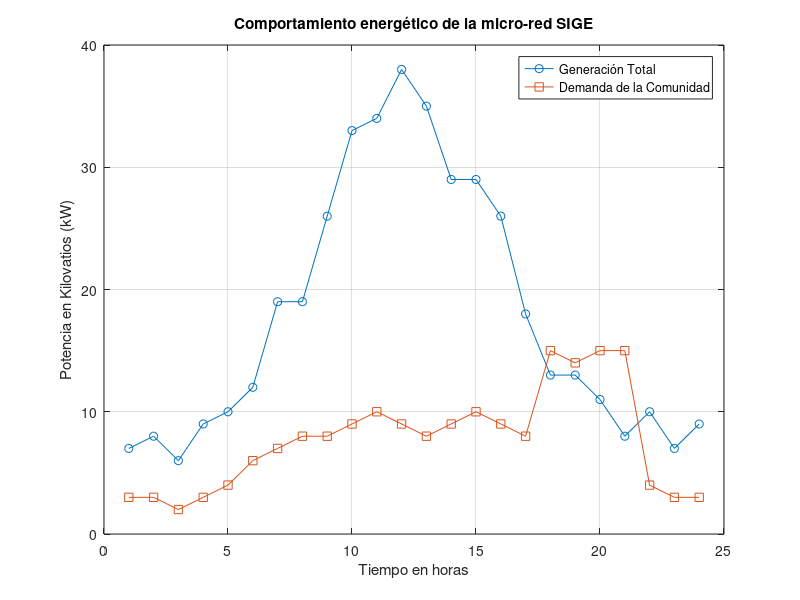

The MATLAB source for this figure:
%% Sistema Inteligente de Gestión Energética (SIGE)
% Simulación de generación y demanda durante 24 horas

clc;
clear;
close all;

%% Horas del día
horas = 1:24;

%% Generación solar
% La generación solar es cero durante la noche.
% Su valor máximo es de 25 kW en la hora 12.

solar = [0 0 0 0 0 4 8 12 17 21 24 25 ...
    24 21 17 12 8 4 0 0 0 0 0 0];

%% Generación eólica
% La generación eólica presenta variaciones durante el día.
% Los valores no superan los 15 kW.

eolica = [7 8 6 9 10 8 11 7 9 12 10 13 ...
    11 8 12 14 10 9 13 11 8 10 7 9];

%% Generación total
% Se suman la generación solar y la generación eólica.

generacion_total = solar + eolica;

%% Demanda de la comunidad
% La demanda cambia dependiendo del horario.
% En la noche se encuentra entre 2 y 4 kW.
% Durante el día se encuentra entre 6 y 10 kW.
% Entre las horas 18 y 21 se presenta la mayor demanda.

demanda = [3 3 2 3 4 6 7 8 8 9 10 9 ...
    8 9 10 9 8 15 14 15 15 4 3 3];

%% Gráfica
% Se comparan la generación total y la demanda.

figure;

plot(horas, generacion_total, '-o');
hold on;

plot(horas, demanda, '-s');

grid on;

title('Comportamiento energético de la micro-red SIGE');
xlabel('Tiempo en horas');
ylabel('Potencia en Kilovatios (kW)');

legend('Generación Total', 'Demanda de la Comunidad');

hold off;
